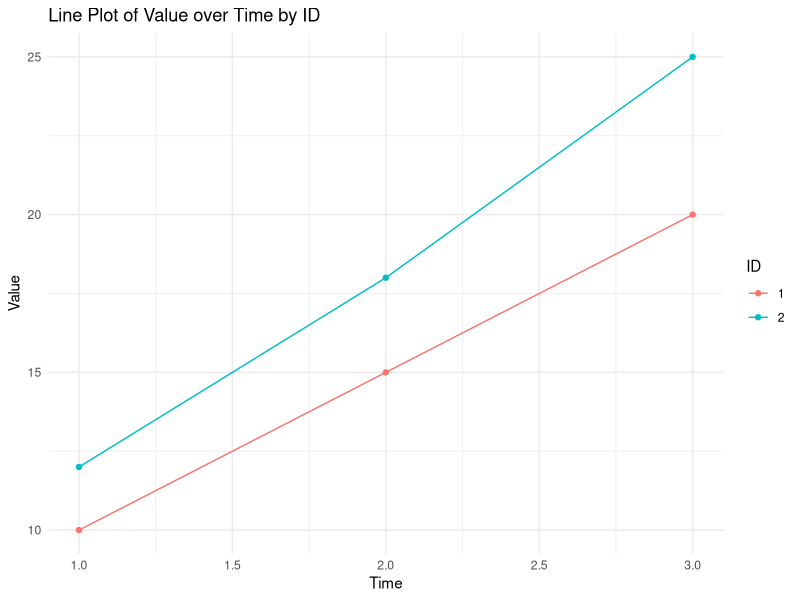
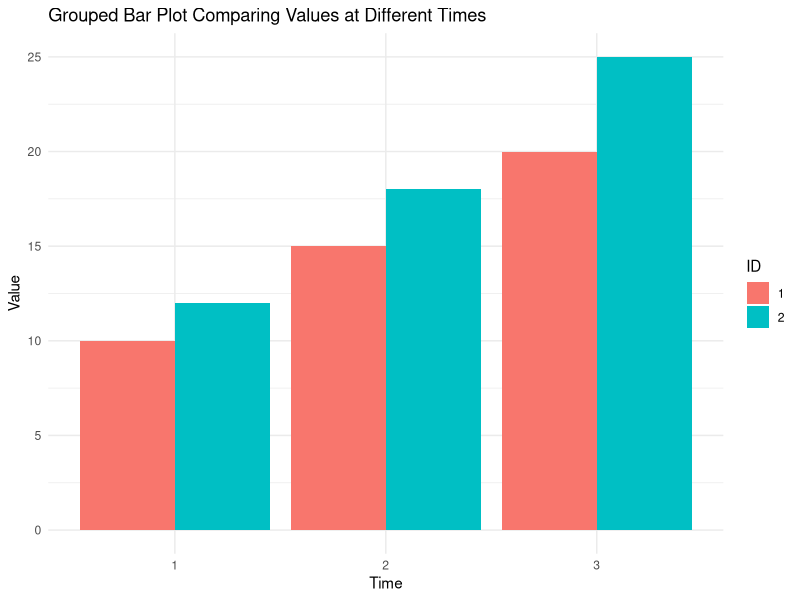
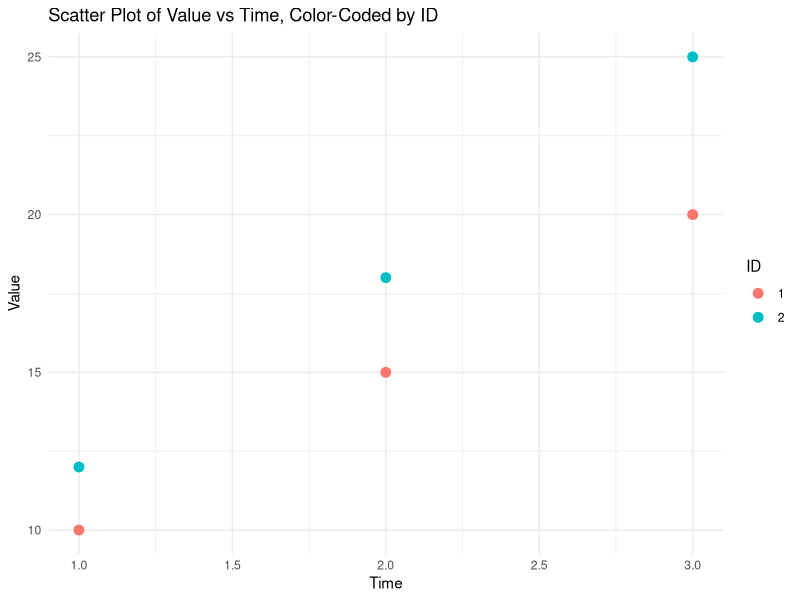
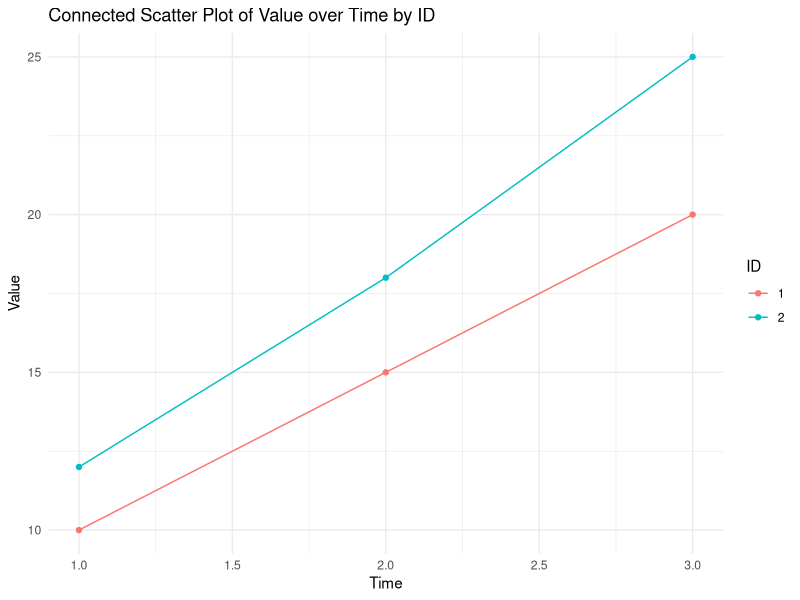
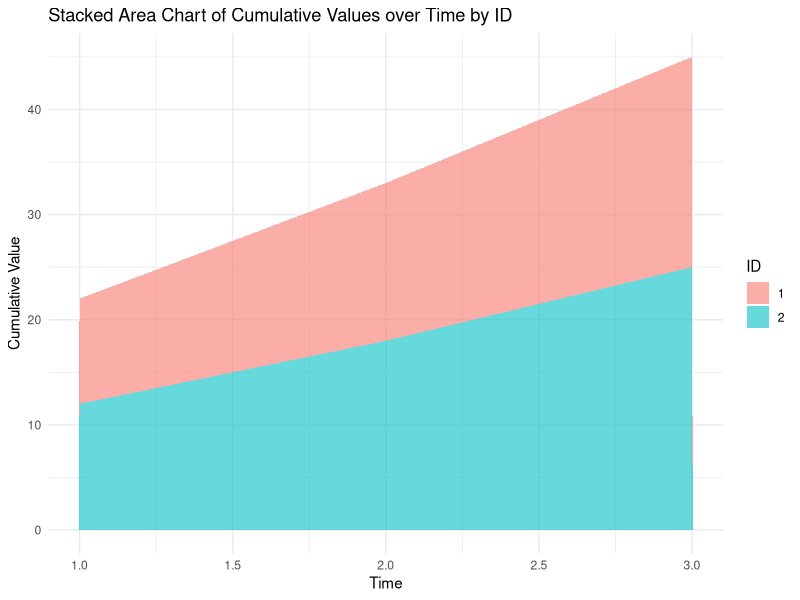

R code for these plots, in order:
# Load necessary libraries
library(ggplot2)

# Create data
longitudinal_data <- data.frame(
  ID = c(1, 1, 1, 2, 2, 2),
  Time = c(1, 2, 3, 1, 2, 3),
  Value = c(10, 15, 20, 12, 18, 25)  # Assuming some values for the plot
)

# Line plot for each ID
ggplot(longitudinal_data, aes(x = Time, y = Value, group = ID, color = as.factor(ID))) +
  geom_line() +
  geom_point() +
  labs(title = "Line Plot of Value over Time by ID", x = "Time", y = "Value", color = "ID") +
  theme_minimal()
# Grouped bar plot
ggplot(longitudinal_data, aes(x = as.factor(Time), y = Value, fill = as.factor(ID))) +
  geom_bar(stat = "identity", position = "dodge") +
  labs(title = "Grouped Bar Plot Comparing Values at Different Times", x = "Time", y = "Value", fill = "ID") +
  theme_minimal()
# Scatter plot with color-coded IDs
ggplot(longitudinal_data, aes(x = Time, y = Value, color = as.factor(ID))) +
  geom_point(size = 3) +
  labs(title = "Scatter Plot of Value vs Time, Color-Coded by ID", x = "Time", y = "Value", color = "ID") +
  theme_minimal()

# Connected scatter plot (similar to line plot with points)
ggplot(longitudinal_data, aes(x = Time, y = Value, group = ID, color = as.factor(ID))) +
  geom_line() +
  geom_point() +
  labs(title = "Connected Scatter Plot of Value over Time by ID", x = "Time", y = "Value", color = "ID") +
  theme_minimal()
# Stacked area chart
ggplot(longitudinal_data, aes(x = Time, y = Value, fill = as.factor(ID))) +
  geom_area(alpha = 0.6) +
  labs(title = "Stacked Area Chart of Cumulative Values over Time by ID", x = "Time", y = "Cumulative Value", fill = "ID") +
  theme_minimal()
